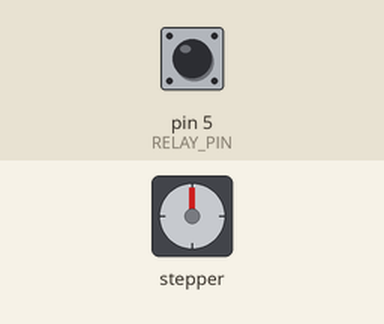
Simulated run of this sketch. Board: Arduino Uno, built with avr-gcc and run on an emulated ATmega328P. Shown: stepper motor. Wiring (inferred from the names in the program): stepper motor driver (200 steps per turn assumed): step pin 2; direction pin 3; enable pin 4. The inputs (shaded band) are chosen by the test bench; at power-on: pin 5 (RELAY_PIN) HIGH. The modem accepts every AT command (registered, SIM ready, sends succeed) and sends nothing else; what the sketch prints to the serial monitor is not drawn.

Above: at 9.8 s.
9.9 s: pin 5 (RELAY_PIN) pulled LOW for 0.6 s
Timing chart, 0 to 24.9 s (numbered marks = the images above; inputs shaded):
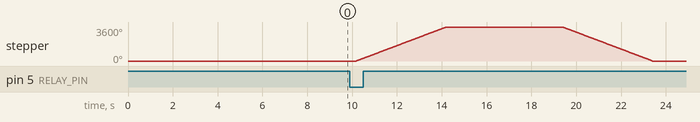

Measured:
- after the input at 9.9 s, stepper: turns 3600° clockwise in 4.0 s, then 3600° counter-clockwise in 4.0 s

The sketch:

test_1.ino
```cpp
// Power Line Monitoring System - Fixed Version
// This code monitors the relay circuit status,
// controls a stepper motor with an A4988 driver, and sends SMS
// notifications via a GSM module.

// Define pins for the A4988 Stepper Driver
#define STEP_PIN 2   // Connect to STEP pin on A4988
#define DIR_PIN 3    // Connect to DIR pin on A4988
#define ENABLE_PIN 4 // Connect to ENABLE pin on A4988 (optional)

// Define pin for the relay module
#define RELAY_PIN 5  // Connect to the control pin of the relay module

// Define pins for the GSM module (SoftwareSerial)
#include <SoftwareSerial.h>
SoftwareSerial gsmSerial(7, 8); // RX, TX pins for GSM module

// Define the phone number to send SMS notifications
String phoneNumber = "+919360454833"; // Replace with your phone number

// Define motor parameters
const int stepsPerRevolution = 200; // 1.8 degree stepper motors
const int motorSpeed = 1000; // Microseconds delay (adjust for speed)

// Variable to track the previous state of the relay circuit
int previousRelayState = -1; // -1 for initial state, 0 for OPEN, 1 for CLOSED

void setup() {
  // Set up pin modes
  pinMode(STEP_PIN, OUTPUT);
  pinMode(DIR_PIN, OUTPUT);
  pinMode(ENABLE_PIN, OUTPUT); // Optional: to enable/disable motor
  pinMode(RELAY_PIN, INPUT_PULLUP); // Use internal pull-up resistor

  // Enable the stepper motor driver
  digitalWrite(ENABLE_PIN, LOW); // LOW enables the A4988

  // Start serial communication for debugging
  Serial.begin(9600);

  // Start serial communication with the GSM module
  gsmSerial.begin(9600);
  delay(2000); // Wait for the GSM module to initialize

  Serial.println("Relay Circuit Monitoring System Initialized");

  // Initialize GSM module
  initializeGSM();

  // Send startup notification
  sendSms("Relay monitoring system is online.");
}

void loop() {
  // Read the state of the relay circuit
  int currentRelayState = digitalRead(RELAY_PIN);

  // Check if the relay circuit state has changed
  if (currentRelayState != previousRelayState && previousRelayState != -1) {

    Serial.print("Relay circuit state changed to: ");
    Serial.println(currentRelayState ? "CLOSED" : "OPEN");

    if (currentRelayState == HIGH) {
      // Relay circuit is CLOSED (HIGH signal)
      Serial.println("Relay circuit is CLOSED. Rotating anti-clockwise 10 times.");
      rotateAntiClockwise(10);  // 10 full rotations anti-clockwise
      sendSms("ALERT: Relay circuit is CLOSED.");

    } else {
      // Relay circuit is OPEN (LOW signal)
      Serial.println("Relay circuit is OPEN. Rotating clockwise 10 times.");
      rotateClockwise(10);      // 10 full rotations clockwise
      sendSms("ALERT: Relay circuit is OPEN.");
    }

    // Update the previous state
    previousRelayState = currentRelayState;

  } else if (previousRelayState == -1) {
    // First reading - just update the state without action
    previousRelayState = currentRelayState;
    Serial.println("Initial relay circuit state detected: " + String(currentRelayState ? "CLOSED" : "OPEN"));
  }

  // Debounce delay
  delay(500);
}

// Function to initialize GSM module
void initializeGSM() {
  Serial.println("Initializing GSM module...");
  gsmSerial.println("AT"); // Check if GSM module is responding
  delay(1000);
  gsmSerial.println("AT+CMGF=1"); // Set SMS text mode
  delay(1000);
  Serial.println("GSM module initialized.");
}

// Function to rotate the stepper motor clockwise
void rotateClockwise(int revolutions) {
  digitalWrite(DIR_PIN, HIGH); // Set direction to clockwise

  Serial.println("Starting clockwise rotation...");
  for (int j = 0; j < revolutions; j++) {
    for (int i = 0; i < stepsPerRevolution; i++) {
      digitalWrite(STEP_PIN, HIGH);
      delayMicroseconds(motorSpeed);
      digitalWrite(STEP_PIN, LOW);
      delayMicroseconds(motorSpeed);
    }
    Serial.print("Revolution ");
    Serial.print(j + 1);
    Serial.print(" of ");
    Serial.print(revolutions);
    Serial.println(" completed");
  }
  Serial.println("Clockwise rotation completed - 10 full turns done!");
}

// Function to rotate the stepper motor anti-clockwise
void rotateAntiClockwise(int revolutions) {
  digitalWrite(DIR_PIN, LOW); // Set direction to anti-clockwise

  Serial.println("Starting anti-clockwise rotation...");
  for (int j = 0; j < revolutions; j++) {
    for (int i = 0; i < stepsPerRevolution; i++) {
      digitalWrite(STEP_PIN, HIGH);
      delayMicroseconds(motorSpeed);
      digitalWrite(STEP_PIN, LOW);
      delayMicroseconds(motorSpeed);
    }
    Serial.print("Revolution ");
    Serial.print(j + 1);
    Serial.print(" of ");
    Serial.print(revolutions);
    Serial.println(" completed");
  }
  Serial.println("Anti-clockwise rotation completed - 10 full turns done!");
}

// Function to send an SMS using the GSM module
void sendSms(String message) {
  Serial.println("Sending SMS...");

  gsmSerial.println("AT+CMGS=\"" + phoneNumber + "\"");
  delay(1000);

  gsmSerial.print(message + " Time: ");
  gsmSerial.print(millis() / 1000); // Add timestamp
  gsmSerial.println(" seconds");
  delay(500);

  gsmSerial.println((char)26);   // Send CTRL+Z to terminate
  delay(3000);

  Serial.println("SMS sent successfully.");
}
```
